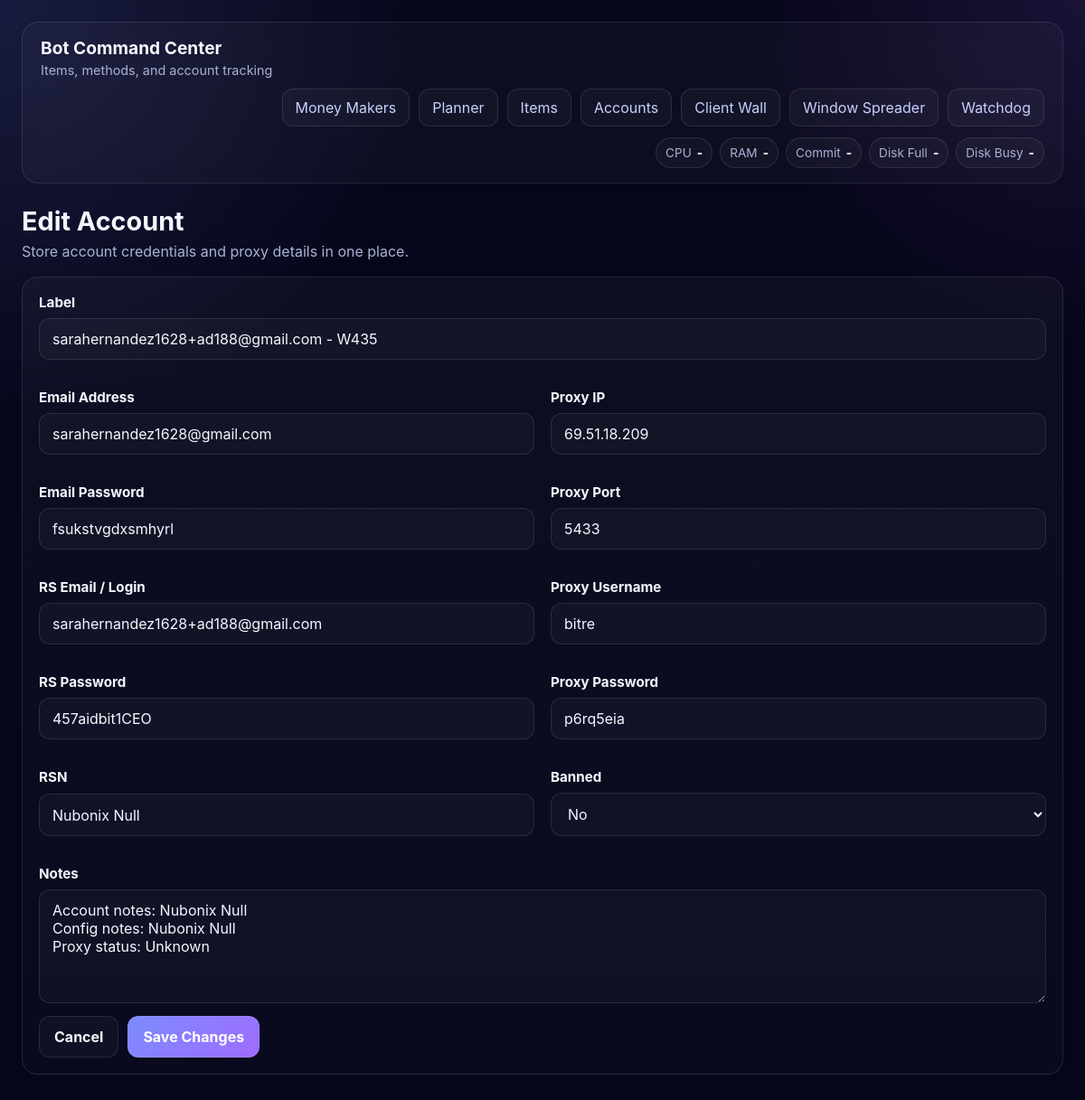
/accounts/16/edit, run on the app's committed database.
### app/models.py (models this page shows)
class Account(Base):
    __tablename__ = "account"
    id: Mapped[int] = mapped_column(primary_key=True)
    label: Mapped[str] = mapped_column(String(255), index=True)
    email_address: Mapped[Optional[str]] = mapped_column(String(255), nullable=True)
    email_password: Mapped[Optional[str]] = mapped_column(String(255), nullable=True)
    rs_email: Mapped[Optional[str]] = mapped_column(String(255), nullable=True)
    rs_password: Mapped[Optional[str]] = mapped_column(String(255), nullable=True)
    rsn: Mapped[Optional[str]] = mapped_column(String(255), nullable=True)
    proxy_ip: Mapped[Optional[str]] = mapped_column(String(255), nullable=True)
    proxy_port: Mapped[Optional[str]] = mapped_column(String(50), nullable=True)
    proxy_username: Mapped[Optional[str]] = mapped_column(String(255), nullable=True)
    proxy_password: Mapped[Optional[str]] = mapped_column(String(255), nullable=True)
    notes: Mapped[Optional[str]] = mapped_column(Text, nullable=True)
    botting_hub_config_id: Mapped[Optional[int]] = mapped_column(Integer, nullable=True, unique=True, index=True)
    botting_hub_account_id: Mapped[Optional[int]] = mapped_column(Integer, nullable=True, index=True)
    botting_hub_proxy_id: Mapped[Optional[int]] = mapped_column(Integer, nullable=True, index=True)
    world: Mapped[Optional[int]] = mapped_column(Integer, nullable=True)
    status: Mapped[Optional[str]] = mapped_column(String(50), nullable=True)
    banned: Mapped[bool] = mapped_column(default=False, server_default="0")
    created_at: Mapped[datetime] = mapped_column(
        DateTime(timezone=True),
        server_default=func.now(),
    )
    updated_at: Mapped[datetime] = mapped_column(
        DateTime(timezone=True),
        server_default=func.now(),
        onupdate=func.now(),
    )
    plan_assignments: Mapped[list["AccountPlanAssignment"]] = relationship(
        back_populates="account",
        cascade="all, delete-orphan",
    )
    progress: Mapped[Optional["AccountProgress"]] = relationship(
        back_populates="account",
        cascade="all, delete-orphan",
        uselist=False,
    )
    goals: Mapped[list["AccountGoal"]] = relationship(
        back_populates="account",
        cascade="all, delete-orphan",
    )

### app/main.py (the view)
@app.get("/accounts/{account_id}/edit", response_class=HTMLResponse)
def edit_account_form(request: Request, account_id: int, session: Session = Depends(get_session)):
    account = session.get(Account, account_id)
    if not account:
        raise HTTPException(status_code=404, detail="Account not found")
    return templates.TemplateResponse(
        request,
        "account_form.html",
        {
            "request": request,
            "account": account,
            "message": request.query_params.get("message"),
        },
    )

### app/templates/account_form.html (shortened to what this page needs)
{% extends "base.html" %}
{% block content %}
{% set editing = account is defined and account %}
<div class="page-header">
    <div>
        <h2>{% if editing %}Edit Account{% else %}New Account{% endif %}</h2>
        <p>Store account credentials and proxy details in one place.</p>
    </div>
</div>
<div class="card">
    <form action="{% if editing %}/accounts/{{ account.id }}/edit{% else %}/accounts/new{% endif %}" method="post">
        <div class="form-grid">
            <div class="form-group form-group-full">
                <label for="label">Label</label>
                <input type="text" name="label" id="label" value="{{ account.label if editing else '' }}" placeholder="Example: Fletching Batch 01" required>
            </div>
            <div class="form-group">
                <label for="email_address">Email Address</label>
                <input type="text" name="email_address" id="email_address" value="{{ account.email_address if editing else '' }}">
            </div>
            <div class="form-group">
                <label for="proxy_ip">Proxy IP</label>
                <input type="text" name="proxy_ip" id="proxy_ip" value="{{ account.proxy_ip if editing else '' }}">
            </div>
            <div class="form-group">
                <label for="email_password">Email Password</label>
                <input type="text" name="email_password" id="email_password" value="{{ account.email_password if editing else '' }}">
            </div>
            <div class="form-group">
                <label for="proxy_port">Proxy Port</label>
                <input type="text" name="proxy_port" id="proxy_port" value="{{ account.proxy_port if editing else '' }}">
            </div>
            <div class="form-group">
                <label for="rs_email">RS Email / Login</label>
                <input type="text" name="rs_email" id="rs_email" value="{{ account.rs_email if editing else '' }}">
            </div>
            <div class="form-group">
                <label for="proxy_username">Proxy Username</label>
                <input type="text" name="proxy_username" id="proxy_username" value="{{ account.proxy_username if editing else '' }}">
            </div>
            <div class="form-group">
                <label for="rs_password">RS Password</label>
                <input type="text" name="rs_password" id="rs_password" value="{{ account.rs_password if editing else '' }}">
            </div>
            <div class="form-group">
                <label for="proxy_password">Proxy Password</label>
                <input type="text" name="proxy_password" id="proxy_password" value="{{ account.proxy_password if editing else '' }}">
            </div>
            <div class="form-group">
                <label for="rsn">RSN</label>
                <input type="text" name="rsn" id="rsn" value="{{ account.rsn if editing else '' }}">
            </div>
            <div class="form-group">
                <label for="banned">Banned</label>
                {% set banned_value = 'true' if editing and account.banned else 'false' %}
                <select name="banned" id="banned">
                    <option value="false" {% if banned_value == 'false' %}selected{% endif %}>No</option>
                </select>
            </div>
            <div class="form-group form-group-full">
                <label for="notes">Notes</label>
                <textarea name="notes" id="notes" rows="5" placeholder="Optional notes">{{ account.notes if editing and account.notes else '' }}</textarea>
            </div>
        </div>
        <div class="actions">
            <a href="/accounts"><button type="button" class="secondary">Cancel</button></a>
            <button type="submit">{% if editing %}Save Changes{% else %}Create Account{% endif %}</button>
        </div>
    </form>
</div>
{% endblock %}

### app/templates/base.html (style rules this page uses)
:root { color-scheme: dark; --bg: #06061a; --card: #0e1030; --card-2: #13163f; --border: rgba(255,255,255,0.10); --text: #f5f7ff; --muted: #aab2d5; --accent: #7c8cff; --accent-2: #9f6bff; --good: #58d68d; --bad: #ff6b81; --warn: #ffd166; }
* { box-sizing: border-box; }
body { margin: 0; font-family: Inter, Segoe UI, Arial, sans-serif; background: radial-gradient(circle at top left, rgba(124, 140, 255, 0.16), transparent 28%), radial-gradient(circle at top right, rgba(159, 107, 255, 0.12), transparent 22%), var(--bg); color: var(--text); }
a { color: #c7d0ff; text-decoration: none; }
.page-header { display: flex; gap: 16px; justify-content: space-between; align-items: flex-start; flex-wrap: wrap; margin-bottom: 18px; }
.page-header h2 { margin: 0 0 6px 0; font-size: 1.8rem; }
.page-header p { margin: 0; color: var(--muted); }
.card { background: linear-gradient(180deg, rgba(255,255,255,0.035), rgba(255,255,255,0.02)); border: 1px solid var(--border); border-radius: 18px; padding: 18px; margin-bottom: 18px; }
form { margin: 0; }
.form-row, .form-group { display: grid; gap: 8px; margin-bottom: 14px; }
.form-grid { display: grid; grid-template-columns: repeat(2, minmax(0, 1fr)); gap: 18px; }
.form-group-full, .form-group-lg { grid-column: span 2; }
label { font-weight: 700; font-size: 0.95rem; }
input, textarea, select, button { font: inherit; }
input, textarea, select { width: 100%; padding: 12px 14px; border-radius: 12px; border: 1px solid var(--border); background: rgba(255,255,255,0.03); color: var(--text); }
textarea { resize: vertical; min-height: 120px; }
button { padding: 12px 16px; border: 1px solid var(--border); border-radius: 12px; background: linear-gradient(135deg, var(--accent), var(--accent-2)); color: white; cursor: pointer; font-weight: 700; }
button.secondary, .secondary-link { background: rgba(255,255,255,0.03); color: var(--text); }
.actions { display: flex; gap: 10px; flex-wrap: wrap; }

### data on the page
Account: label "sarahernandez1628+ad188@gmail.com - W435", email_address "sarahernandez1628@gmail.com", proxy_ip "69.51.18.209", email_password "fsukstvgdxsmhyrl", proxy_port "5433", rs_email "sarahernandez1628+ad188@gmail.com", proxy_username "bitre", rs_password "457aidbit1CEO", proxy_password "p6rq5eia", rsn "Nubonix Null", notes "Account notes: Nubonix Null Config notes: Nubonix Null Proxy status: Unknown"
